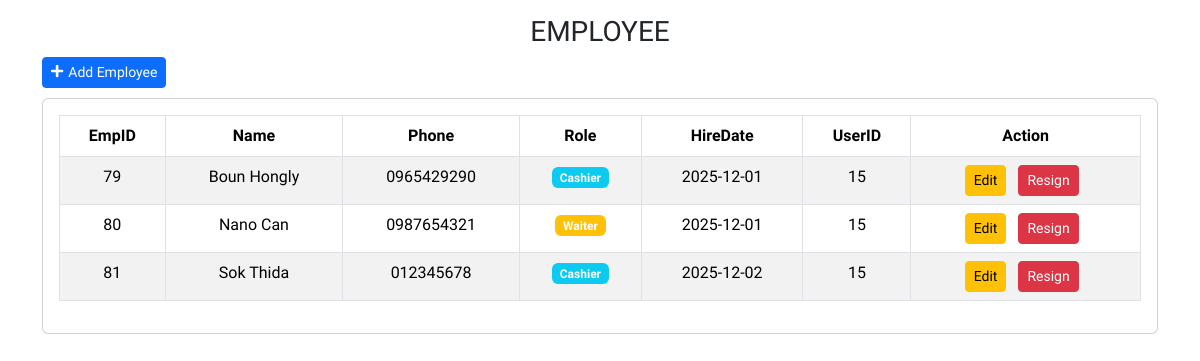
/Cafe_System/view/Staff/index.php, run on the app's committed database.
### tables this page shows
CREATE TABLE `employees` (
  `EmpID` int(11) NOT NULL,
  `Name` varchar(100) NOT NULL,
  `Role` varchar(50) NOT NULL,
  `Phone` varchar(20) DEFAULT NULL,
  `HireDate` date DEFAULT NULL,
  `UserID` int(11) DEFAULT NULL
);

### Cafe_System/view/Staff/index.php (the view, shortened to what this page needs)
<?php
include('../../root/Header.php');
include('../../Config/conect.php');
?>
<h3 class="text-center" style="margin-top: 15px;">EMPLOYEE</h3>
<div class="container">
    <button data-bs-toggle="modal" data-bs-target="#addempModal"
        class="btn btn-primary btn-sm" style="margin-bottom: 10px;">
        <i style="margin-right: 5px;" class="fas fa-plus"></i>Add Employee
    </button>
</div>
<div class="container">
    <div class="row">
        <div class="col-12">
            <div class="card">
                <div class="card-body">
                    <div class="row">
                        <div class="col-12">
                            <div class="table-responsive">
                                <table id="example" class="table table-striped table-bordered text-center" style="width:100%">
                                    <thead>
                                        <tr>
                                            <th scope="col">EmpID</th>
                                            <th scope="col">Name</th>
                                            <th scope="col">Phone</th>
                                            <th scope="col">Role</th>
                                            <th scope="col">HireDate</th>
                                            <th scope="col">UserID</th>
                                            <th scope="col">Action</th>
                                        </tr>
                                    </thead>
                                    <tbody>
                                        <?php
                                        $sql = 'SELECT * from employees';
                                        $run = $con->query($sql);
                                        while ($row = $run->fetch_assoc()) {
                                        ?>
                                            <tr>
                                                <td><?php echo $row['EmpID'] ?></td>
                                                <td><?php echo $row['Name'] ?></td>
                                                <td><?php echo $row['Phone'] ?></td>
                                                <td>
                                                    <span class="badge bg-<?php echo $row['Role'] === 'Admin' ? 'danger' : ($row['Role'] === 'Waiter' ? 'warning' :
                                                                                'info'); ?>"><?php echo ucfirst($row['Role']);
                                                                                                ?>
                                                    </span>
                                                </td>
                                                <td><?php echo $row['HireDate'] ?></td>
                                                <td><?php echo $row['UserID'] ?></td>
                                                <td>
                                                    <button class="btn btn-sm btn-warning me-2 editbtn" data-bs-toggle="modal" data-bs-target="#editempModal"
                                                        data-id="<?php echo $row['EmpID'] ?>"
                                                        data-name="<?php echo $row['Name'] ?>"
                                                        data-phone="<?php echo $row['Phone'] ?>"
                                                        data-userid="<?php echo $row['UserID'] ?>"
                                                        data-role="<?php echo $row['Role'] ?>"
                                                        data-hiredate="<?php echo $row['HireDate'] ?>">Edit</button>
                                                    <button class="btn btn-sm btn-danger me-2" onclick="deleteCategory(<?php echo $row['EmpID'] ?>)">Resign</button>
                                                </td>
                                            </tr>
                                        <?php
                                        }
                                        ?>
                                    </tbody>
                                </table>
                            </div>
                        </div>
                    </div>
                </div>
            </div>
        </div>
    </div>
</div>

### data on the page
employees: EmpID "79", Name "Boun Hongly", Phone "0965429290", Role "Cashier", HireDate "2025-12-01", UserID "15"
employees: EmpID "80", Name "Nano Can", Phone "0987654321", Role "Waiter", HireDate "2025-12-01", UserID "15"
employees: EmpID "81", Name "Sok Thida", Phone "012345678", Role "Cashier", HireDate "2025-12-02", UserID "15"
